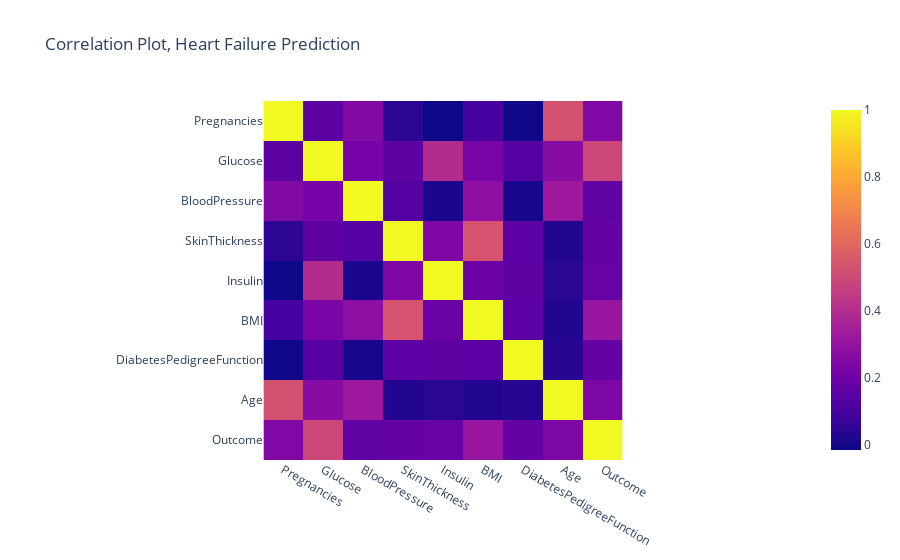

Source (notebook cell):
### Markdown cell above
<H2>CORRELATION MATRIX</H2>
<h3>Its necessary to remove correlated variables to improve your model.One can find correlations using pandas “.corr()” 
 function and can visualize the correlation matrix using plotly express.</h3>
<ul>
    <li>Lighter shades represents positive correlation</li>
    <li>Darker shades represents negative correlation</li>
</ul>

### Code cell
px.imshow(data.corr(),title="Correlation Plot, Heart Failure Prediction")

### Figure 1 — Plotly figure (JSON) as saved in the notebook; plotly's stock layout.template omitted (floating-point values rounded to 4 significant figures)
{"data": [{"coloraxis": "coloraxis", "hovertemplate": "x: %{x}<br>y: %{y}<br>color: %{z}<extra></extra>", "name": "0", "type": "heatmap", "x": ["Pregnancies", "Glucose", "BloodPressure", "SkinThickness", "Insulin", "BMI", "DiabetesPedigreeFunction", "Age", "Outcome"], "xaxis": "x", "y": ["Pregnancies", "Glucose", "BloodPressure", "SkinThickness", "Insulin", "BMI", "DiabetesPedigreeFunction", "Age", "Outcome"], "yaxis": "y", "z": [[1, 0.1526, 0.2533, 0.04578, -0.01674, 0.09766, -0.0103, 0.5253, 0.248], [0.1526, 1, 0.2197, 0.1608, 0.3966, 0.2315, 0.1371, 0.2666, 0.4929], [0.2533, 0.2197, 1, 0.1342, 0.01093, 0.2812, 0.0003711, 0.3267, 0.163], [0.04578, 0.1608, 0.1342, 1, 0.2404, 0.5357, 0.155, 0.02642, 0.175], [-0.01674, 0.3966, 0.01093, 0.2404, 1, 0.1899, 0.1578, 0.03865, 0.1792], [0.09766, 0.2315, 0.2812, 0.5357, 0.1899, 1, 0.1535, 0.02575, 0.3123], [-0.0103, 0.1371, 0.0003711, 0.155, 0.1578, 0.1535, 1, 0.03356, 0.1738], [0.5253, 0.2666, 0.3267, 0.02642, 0.03865, 0.02575, 0.03356, 1, 0.2384], [0.248, 0.4929, 0.163, 0.175, 0.1792, 0.3123, 0.1738, 0.2384, 1]]}], "layout": {"coloraxis": {"colorscale": [[0, "#0d0887"], [0.1111, "#46039f"], [0.2222, "#7201a8"], [0.3333, "#9c179e"], [0.4444, "#bd3786"], [0.5556, "#d8576b"], [0.6667, "#ed7953"], [0.7778, "#fb9f3a"], [0.8889, "#fdca26"], [1, "#f0f921"]]}, "title": {"text": "Correlation Plot, Heart Failure Prediction"}, "xaxis": {"anchor": "y", "constrain": "domain", "domain": [0, 1], "scaleanchor": "y"}, "yaxis": {"anchor": "x", "autorange": "reversed", "constrain": "domain", "domain": [0, 1]}}}
